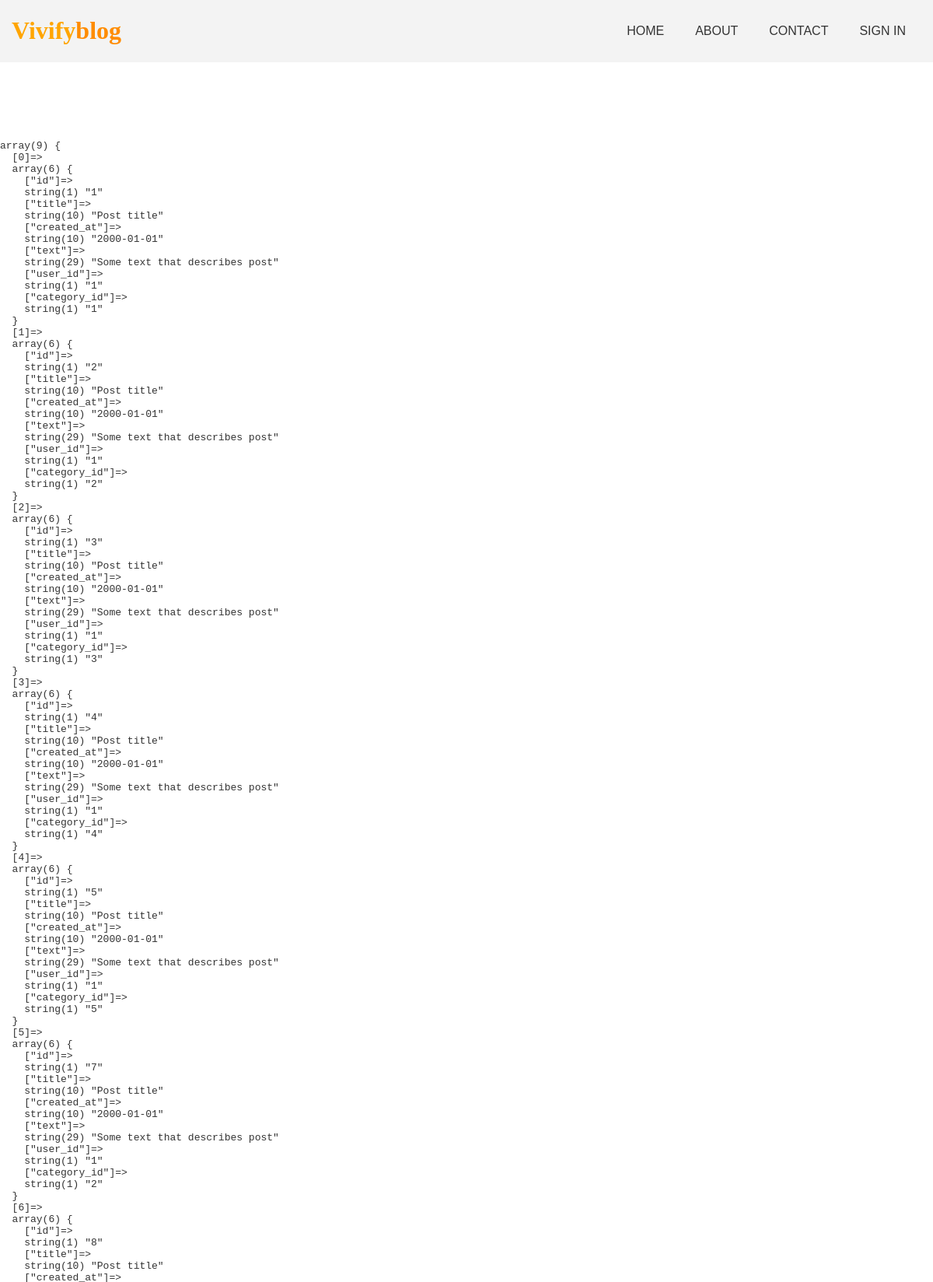
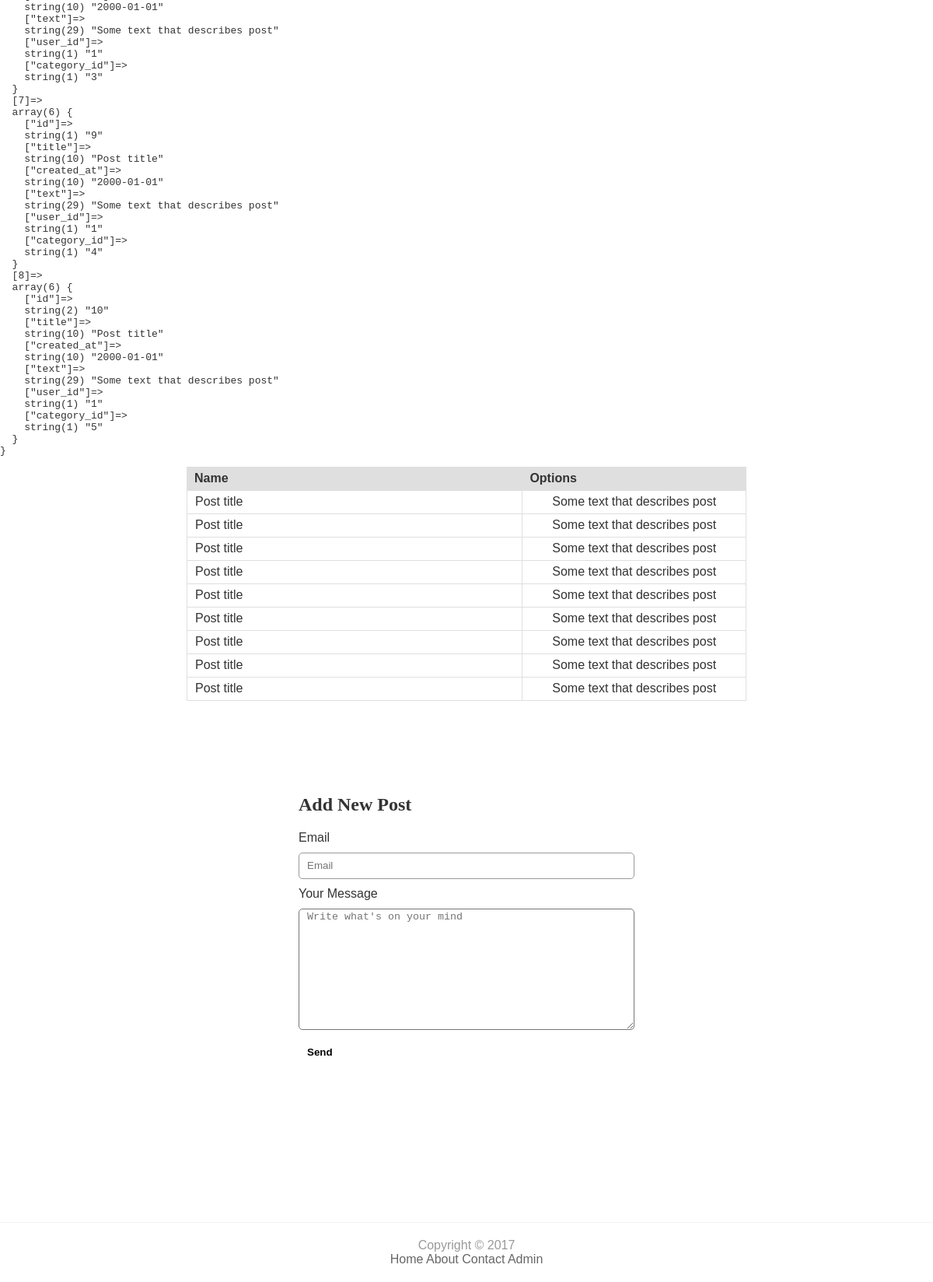
The page /user.php?id=1 on the database its author committed (2 pictures, top to bottom).
### tables this page shows
CREATE TABLE `post` (
  `id` int(11) NOT NULL,
  `title` varchar(255) DEFAULT NULL,
  `created_at` date DEFAULT NULL,
  `text` text,
  `user_id` int(11) DEFAULT NULL,
  `category_id` int(11) DEFAULT NULL
);

### blogic.php (called while the page is built, shortened)
<?php
	function getPreparedStatement($query){
    	$conn = getConnection();
    	$statement = $conn->prepare($query);
	    $statement->execute();
	    $statement->setFetchMode(PDO::FETCH_ASSOC);
	    return $statement;
	}
    function fetchAllQueryResult($statement){
        $result = $statement->fetchAll();
        return $result;
    }
    function fetchRowsRelatedToRow($table, $row, $id){
        $statement = getPreparedStatement('SELECT * FROM ' . $table . ' WHERE ' . $row . ' = ' . $id);
        $result = fetchAllQueryResult($statement);
        return $result;
    }
 ?>

### user.php (the view)
<?php include 'header.php'; ?>
<main>
	<?php
		$userPosts = fetchRowsRelatedToRow('post', 'user_id', $_GET['id']);
		dump($userPosts);
	?>
	<section class="mainContainer">
		<table class="table">
			<tr class="tableFirstRow">
				<th class="firstTh">Name</th>
				<th>Options</th>
			</tr>
			<?php
			foreach($userPosts as $value){
				echo "<tr>";
					echo "<td>" . $value['title'] . "</td>";
					echo "<td class=\"tdOptions\">". $value['text'] . "</td>";
				echo "</tr>";
			}
			?>
		</table>
	</section>
	<section class="mainContainer">
		<form>
			<h2>Add New Post</h2>
			<label>Email</label>
			<input class="formField" type="email" name="email" placeholder="Email">
			<label>Your Message</label>
			<textarea rows="10" cols="50" placeholder="Write what's on your mind"></textarea>
			<div class="buttons">
				<button value="Submit">Send</button>
			</div>
		</form>
	</section>
</main>
<?php include 'footer.php'; ?>

### header.php (shortened to what this page needs)
<?php
	include 'db.php';
	include 'blogic.php';
?>
<!DOCTYPE html>
<html>
<head>
	<link rel="stylesheet" type="text/css" href="css/style.css">
</head>
<body>
<header>
	<h1 class="logo">Vivify<span class="logodark">blog</span></h1>
	<nav>
		<a href="index.php">HOME</a>
		<a href="about.php">ABOUT</a>
		<a href="contact.php">CONTACT</a>
		<a href="signin.php">SIGN IN</a>
	</nav>
</header>

### db.php (shortened to what this page needs)
<?php
	function dump($x){
		echo '<pre>';
		var_dump($x);
		echo '</pre>';
	}
?>

### footer.php
<footer>
	<section class="copyright">Copyright &copy; <?php echo date("Y"); ?></section>
	<section class="footerLinks">
		<a href="index.php">Home</a>
		<a href="about.php">About</a>
		<a href="contact.php">Contact</a>
		<a href="user.php">Admin</a>
	</section>
</footer>
</body>
</html>

### css/style.css (style rules this page uses)
html { font-family: sans-serif; }
h1, h2, h3, h4, h5, h6 { font-family: georgia, serif; }
body { margin: 0; border: 0; padding: 0; color: #333; }
header { display: flex; justify-content: space-between; background-color: #f3f3f3; }
nav { display: flex; justify-content: space-around; align-items: center; padding-right: 15px; }
a { color: #666; }
nav a { display: flex; flex-grow: 1; align-items: center; padding: 15px; margin: 5px; border-radius: 5px; color: #333; text-decoration: none; }
.logo { color: orange; padding-left: 15px; }
.logodark { color: darkorange; }
footer { display: flex; flex-wrap: wrap; justify-content: center; color: #999; border-top: 1px solid #f3f3f3; padding: 20px; }
form { display: flex; flex-direction: column; flex-wrap: wrap; margin: auto; width: 60%; padding-top: 100px; padding-bottom: 100px; }
input { border: 1px solid #999; border-radius: 5px; padding-left: 10px; }
.formField { height: 30px; margin-bottom: 10px; }
button { background-color: white; border: 1px solid white; font-weight: bolder; }
.buttons button { padding: 10px; margin-top: 10px; border-radius: 5px; }
.mainContainer { width: 60%; margin: auto; }
table { width: 100%; border-bottom: 1px solid #dfdfdf; border-right: 1px solid #dfdfdf; border-spacing: 0; }
.tableFirstRow { background-color: #dfdfdf; width: 100%; }
tr { height: 30px; }
.firstTh { text-align: left; width: 60%; }
th { text-align: left; padding-left: 10px; }
td { padding-left: 10px; border-left: 1px solid #dfdfdf; border-top: 1px solid #dfdfdf; }
main { width: 100%; margin-top: 100px; margin-bottom: 100px; }
.footerLinks { text-align: center; flex-grow: 1; color: #999; }
.footerLinks a { text-decoration: none; }
.copyright { text-align: center; width: 100%; flex-grow: 1; }
label { margin-bottom: 10px; }
textarea { padding-left: 10px; border-radius: 5px; }
.tdOptions { padding: 5px; text-align: center; }

### rows shown on the page
post: title "Post title", text "Some text that describes post"
post: title "Post title", text "Some text that describes post"
post: title "Post title", text "Some text that describes post"
post: title "Post title", text "Some text that describes post"
post: title "Post title", text "Some text that describes post"
post: title "Post title", text "Some text that describes post"
post: title "Post title", text "Some text that describes post"
post: title "Post title", text "Some text that describes post"
post: title "Post title", text "Some text that describes post"
